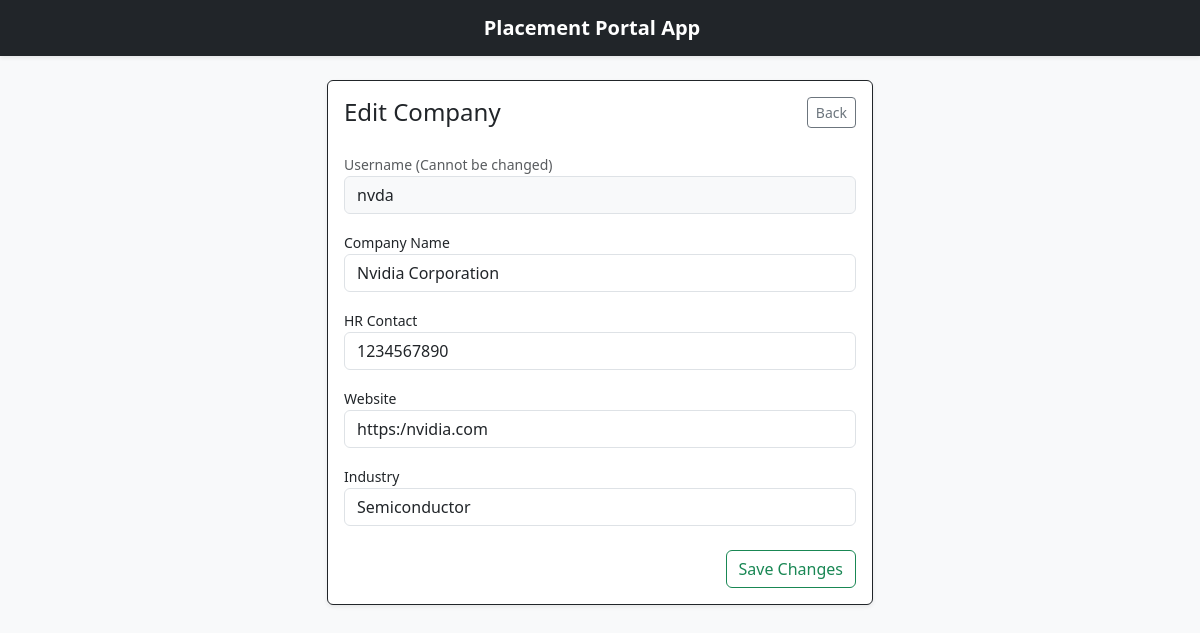
Screenshot of /admin/edit_user/5 (signed in) with the database file from the repository.
### models.py (models this page shows)
class User(db.Model, UserMixin):
    id = db.Column(db.Integer, primary_key=True)
    username = db.Column(db.String(150), unique=True, nullable=False)
    password = db.Column(db.String(150), nullable=False)
    role = db.Column(db.String(50), nullable=False)
    name = db.Column(db.String(150), nullable=True)
    department = db.Column(db.String(150), nullable=True)
    resume_filename = db.Column(db.String(255), nullable=True)
    company_name = db.Column(db.String(150), nullable=True)
    hr_contact = db.Column(db.String(150), nullable=True)
    website = db.Column(db.String(255), nullable=True)
    industry = db.Column(db.String(150), nullable=True)
    is_approved = db.Column(db.Boolean, default=False)
    is_blacklisted = db.Column(db.Boolean, default=False)

### app.py (the view, shortened to what this page needs)
@app.route('/admin/edit_user/<int:user_id>', methods=['GET', 'POST'])
@login_required
def admin_edit_user(user_id):
    if current_user.role != 'admin':
        return redirect(url_for('login'))
    user = User.query.get_or_404(user_id)
    return render_template('admin_edit_user.html', user=user)

### app.py (called while the page is built)
@login_manager.user_loader
def load_user(user_id):
    return User.query.get(int(user_id))

### templates/admin_edit_user.html
{% extends 'base.html' %}
{% block content %}
<div class="row justify-content-center mb-5">
    <div class="col-md-6">
        <div class="card shadow-sm border-dark">
            <div class="card-body">
                <div class="d-flex justify-content-between align-items-center mb-4">
                    <h4 class="card-title m-0">Edit {{ user.role | capitalize }}</h4>
                    <a href="{{ url_for('admin_dashboard') }}" class="btn btn-sm btn-outline-secondary">Back</a>
                </div>
                <form method="POST" action="{{ url_for('admin_edit_user', user_id=user.id) }}">
                    <div class="mb-3">
                        <label class="form-label small text-muted mb-0">Username (Cannot be changed)</label>
                        <input type="text" class="form-control bg-light" value="{{ user.username }}" disabled>
                    </div>
                    {% if user.role == 'student' %}
                    <div class="mb-3">
                        <label for="name" class="form-label small mb-0">Full Name</label>
                        <input type="text" class="form-control" id="name" name="name" value="{{ user.name }}" required>
                    </div>
                    <div class="mb-4">
                        <label for="department" class="form-label small mb-0">Department</label>
                        <input type="text" class="form-control" id="department" name="department"
                            value="{{ user.department }}" required>
                    </div>
                    {% elif user.role == 'company' %}
                    <div class="mb-3">
                        <label for="company_name" class="form-label small mb-0">Company Name</label>
                        <input type="text" class="form-control" id="company_name" name="company_name"
                            value="{{ user.company_name }}" required>
                    </div>
                    <div class="mb-3">
                        <label for="hr_contact" class="form-label small mb-0">HR Contact</label>
                        <input type="text" class="form-control" id="hr_contact" name="hr_contact"
                            value="{{ user.hr_contact }}" required>
                    </div>
                    <div class="mb-3">
                        <label for="website" class="form-label small mb-0">Website</label>
                        <input type="url" class="form-control" id="website" name="website"
                            value="{{ user.website or '' }}" placeholder="https://example.com">
                    </div>
                    <div class="mb-4">
                        <label for="industry" class="form-label small mb-0">Industry</label>
                        <input type="text" class="form-control" id="industry" name="industry"
                            value="{{ user.industry or '' }}">
                    </div>
                    {% endif %}
                    <div class="text-end">
                        <button type="submit" class="btn btn-outline-success">Save Changes</button>
                    </div>
                </form>
            </div>
        </div>
    </div>
</div>
{% endblock %}

### rows the page displays
User: role "Company", username "nvda", company_name "Nvidia Corporation", hr_contact "1234567890", website "https:/nvidia.com", industry "Semiconductor"
